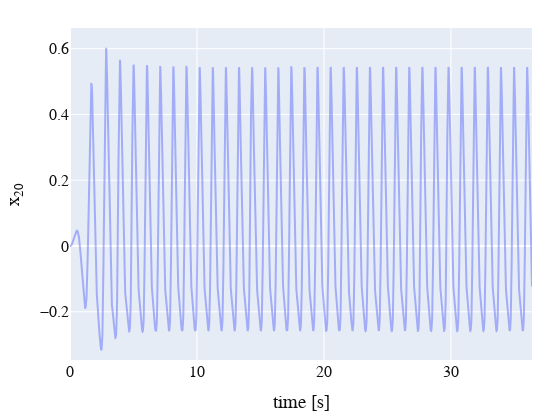

The notebook cell this image was saved under:
### Code cell
fig = plotter.make_plot(ssm, idx_coordinates=[20])
fig.show()

### Figure 1 — Plotly figure (JSON) as saved in the notebook; plotly's stock layout.template omitted (floating-point values rounded to 4 significant figures; data arrays with more than 128 entries replaced by an {"elided": "..."} marker saying what was removed)
{"data": [{"line": {"width": 2}, "mode": "lines", "name": "", "opacity": 0.5, "showlegend": false, "type": "scatter", "x": {"elided": "3033 float values"}, "y": {"elided": "3033 float values"}}], "layout": {"autosize": true, "font": {"color": "#101010", "family": "Helvetica", "size": 16}, "height": 420, "margin": {"b": 28, "l": 28, "r": 28, "t": 28}, "width": 560, "xaxis": {"range": [0, 36.38], "title": {"text": "time [s]"}}, "yaxis": {"range": [-0.3468, 0.663], "title": {"text": "x<sub>20</sub>"}}}}
